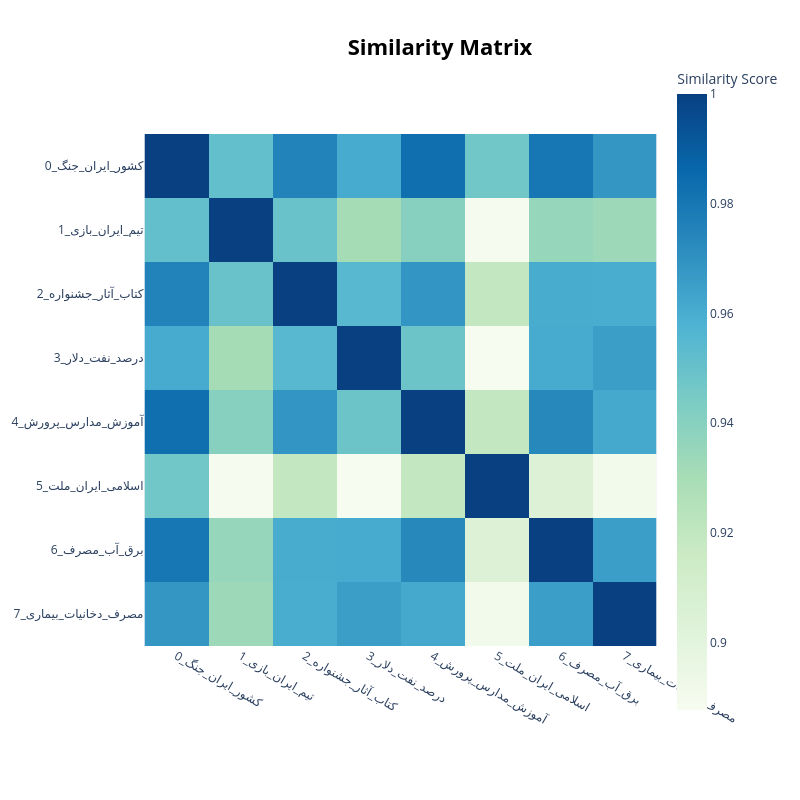

Notebook code for this chart:
### Code cell
fig = topic_model.visualize_heatmap()

fig.show()

### Figure 1 — Plotly figure (JSON) as saved in the notebook; plotly's stock layout.template omitted (floating-point values rounded to 4 significant figures)
{"data": [{"coloraxis": "coloraxis", "hovertemplate": "x: %{x}<br>y: %{y}<br>Similarity Score: %{z}<extra></extra>", "name": "0", "type": "heatmap", "x": ["0_کشور_ایران_جنگ", "1_تیم_ایران_بازی", "2_کتاب_آثار_جشنواره", "3_درصد_نفت_دلار", "4_آموزش_مدارس_پرورش", "5_اسلامی_ایران_ملت", "6_برق_آب_مصرف", "7_مصرف_دخانیات_بیماری"], "xaxis": "x", "y": ["0_کشور_ایران_جنگ", "1_تیم_ایران_بازی", "2_کتاب_آثار_جشنواره", "3_درصد_نفت_دلار", "4_آموزش_مدارس_پرورش", "5_اسلامی_ایران_ملت", "6_برق_آب_مصرف", "7_مصرف_دخانیات_بیماری"], "yaxis": "y", "z": [[1.0, 0.951, 0.9754, 0.9607, 0.9833, 0.9471, 0.9799, 0.9684], [0.951, 1.0, 0.9495, 0.9307, 0.9402, 0.8889, 0.9353, 0.9334], [0.9754, 0.9495, 1.0, 0.955, 0.9687, 0.9196, 0.9602, 0.9599], [0.9607, 0.9307, 0.955, 1.0, 0.9486, 0.8878, 0.9607, 0.9656], [0.9833, 0.9402, 0.9687, 0.9486, 1.0, 0.9193, 0.9734, 0.9615], [0.9471, 0.8889, 0.9196, 0.8878, 0.9193, 1.0, 0.9049, 0.8906], [0.9799, 0.9353, 0.9602, 0.9607, 0.9734, 0.9049, 1.0, 0.9655], [0.9684, 0.9334, 0.9599, 0.9656, 0.9615, 0.8906, 0.9655, 1.0]]}], "layout": {"coloraxis": {"colorbar": {"title": {"text": "Similarity Score"}}, "colorscale": [[0, "rgb(247,252,240)"], [0.125, "rgb(224,243,219)"], [0.25, "rgb(204,235,197)"], [0.375, "rgb(168,221,181)"], [0.5, "rgb(123,204,196)"], [0.625, "rgb(78,179,211)"], [0.75, "rgb(43,140,190)"], [0.875, "rgb(8,104,172)"], [1, "rgb(8,64,129)"]]}, "height": 800, "hoverlabel": {"bgcolor": "white", "font": {"family": "Rockwell", "size": 16}}, "legend": {"title": {"text": "Trend"}}, "margin": {"t": 60}, "showlegend": true, "title": {"font": {"color": "Black", "size": 22}, "text": "<b>Similarity Matrix</b>", "x": 0.55, "xanchor": "center", "y": 0.95, "yanchor": "top"}, "width": 800, "xaxis": {"anchor": "y", "constrain": "domain", "domain": [0, 1], "scaleanchor": "y"}, "yaxis": {"anchor": "x", "autorange": "reversed", "constrain": "domain", "domain": [0, 1]}}}
